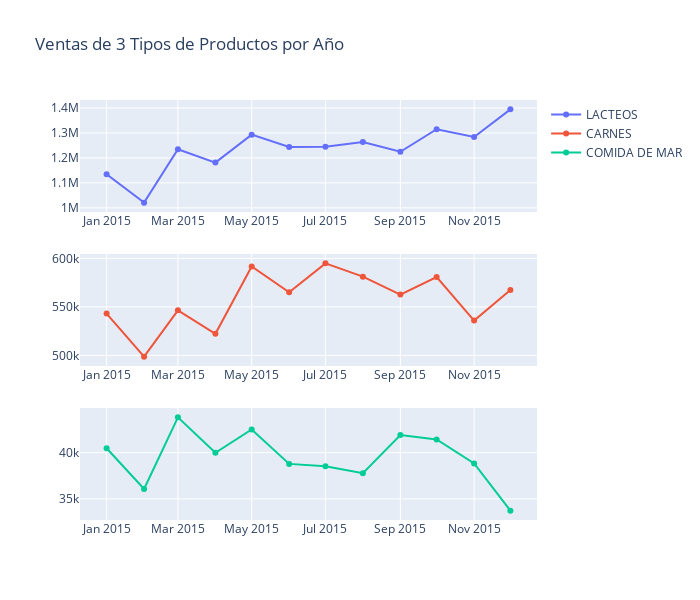

Notebook source saved alongside this figure:
### Markdown cell above
# Plotly Graph Objects

### Code cell
from plotly.subplots import make_subplots
import plotly.graph_objects as go

fig = make_subplots(rows=3, cols=1)

fig.append_trace(go.Scatter(
    x=df.index.values,
    y=df['DAIRY'],
    name='LACTEOS'
), row=1, col=1)

fig.append_trace(go.Scatter(
    x=df.index.values,
    y=df['MEATS'],
    name='CARNES'
), row=2, col=1)

fig.append_trace(go.Scatter(
    x=df.index.values,
    y=df['SEAFOOD'],
    name='COMIDA DE MAR'
), row=3, col=1)


fig.update_layout(height=600, width=700, title_text="Ventas de 3 Tipos de Productos por Año")
fig.show()

### Figure 1 — Plotly figure (JSON) as saved in the notebook; plotly's stock layout.template omitted (floating-point values rounded to 4 significant figures)
{"data": [{"name": "LACTEOS", "type": "scatter", "x": ["2015-01", "2015-02", "2015-03", "2015-04", "2015-05", "2015-06", "2015-07", "2015-08", "2015-09", "2015-10", "2015-11", "2015-12"], "xaxis": "x", "y": [1134521, 1020747, 1234851, 1181180, 1293308, 1243588, 1244815, 1263428, 1224619, 1314827, 1283672, 1394582], "yaxis": "y"}, {"name": "CARNES", "type": "scatter", "x": ["2015-01", "2015-02", "2015-03", "2015-04", "2015-05", "2015-06", "2015-07", "2015-08", "2015-09", "2015-10", "2015-11", "2015-12"], "xaxis": "x2", "y": [543100.0, 498700.0, 546500.0, 522300.0, 591700.0, 565000.0, 594900.0, 581200.0, 562700.0, 580800.0, 535900.0, 567400.0], "yaxis": "y2"}, {"name": "COMIDA DE MAR", "type": "scatter", "x": ["2015-01", "2015-02", "2015-03", "2015-04", "2015-05", "2015-06", "2015-07", "2015-08", "2015-09", "2015-10", "2015-11", "2015-12"], "xaxis": "x3", "y": [40470.0, 36070.0, 43810.0, 39980.0, 42510.0, 38780.0, 38540.0, 37770.0, 41910.0, 41420.0, 38820.0, 33730.0], "yaxis": "y3"}], "layout": {"height": 600, "title": {"text": "Ventas de 3 Tipos de Productos por Año"}, "width": 700, "xaxis": {"anchor": "y", "domain": [0, 1]}, "xaxis2": {"anchor": "y2", "domain": [0, 1]}, "xaxis3": {"anchor": "y3", "domain": [0, 1]}, "yaxis": {"anchor": "x", "domain": [0.7333, 1]}, "yaxis2": {"anchor": "x2", "domain": [0.3667, 0.6333]}, "yaxis3": {"anchor": "x3", "domain": [0, 0.2667]}}}
